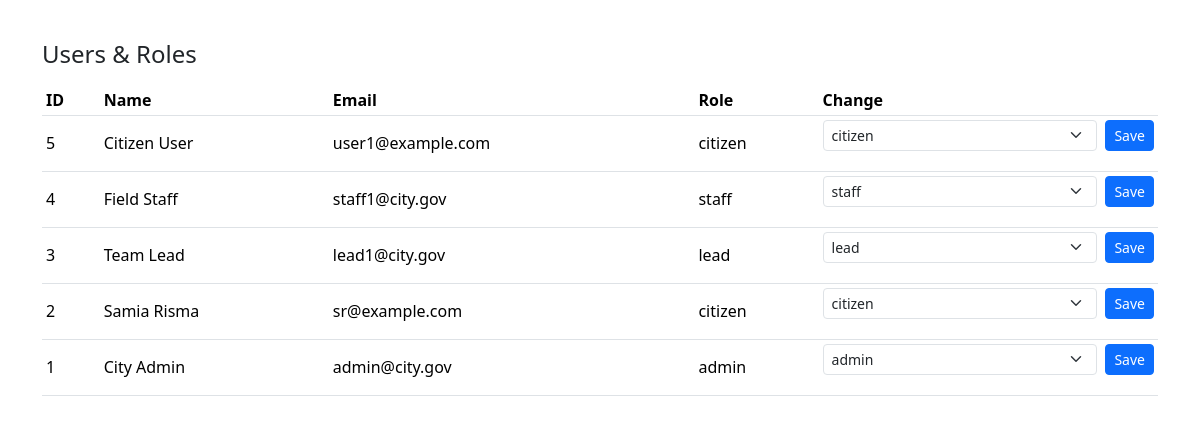
The app's page /admin/users (signed in) with its own data.
### models.py (models this page shows, shortened)
class TimestampMixin:
    created_at = db.Column(db.DateTime, default=datetime.utcnow)
    updated_at = db.Column(db.DateTime, default=datetime.utcnow, onupdate=datetime.utcnow)

class User(UserMixin, TimestampMixin, db.Model):
    id = db.Column(db.Integer, primary_key=True)
    name = db.Column(db.String(120))
    email = db.Column(db.String(120), unique=True, index=True)
    phone = db.Column(db.String(32))
    role = db.Column(db.String(20), default="citizen")  # citizen/staff/lead/admin
    password_hash = db.Column(db.String(255))

### blueprints/admin/routes.py (the view)
@bp.get("/users")
@login_required
def users():
    return render_template("admin/users.html", users=User.query.order_by(User.id.desc()).all())

### blueprints/admin/routes.py (called while the page is built)
def _admin_only():
    return current_user.is_authenticated and current_user.role == "admin"

@bp.before_request
def guard():
    if not _admin_only():
        abort(403)

### templates/admin/users.html (shortened to what this page needs)
﻿{% extends "base.html" %}
{% block content %}
<h1 class="h4 mb-3">Users & Roles</h1>
<table class="table table-sm align-middle">
  <thead><tr><th>ID</th><th>Name</th><th>Email</th><th>Role</th><th>Change</th></tr></thead>
  <tbody>
  {% for u in users %}
    <tr>
      <td>{{ u.id }}</td><td>{{ u.name }}</td><td>{{ u.email }}</td><td>{{ u.role }}</td>
      <td>
        <form method="post" action="{{ url_for('admin.set_role') }}" class="d-flex gap-2">
          <select class="form-select form-select-sm" name="role">
            {% for r in ["citizen","staff","lead","admin"] %}
              <option value="{{ r }}" {{ "selected" if u.role==r else "" }}>{{ r }}</option>
            {% endfor %}
          </select>
          <button class="btn btn-sm btn-primary">Save</button>
        </form>
      </td>
    </tr>
  {% endfor %}
  </tbody>
</table>
{% endblock %}

### records on screen
User: id "5", name "Citizen User", email "user1@example.com", role "citizen"
User: id "4", name "Field Staff", email "staff1@city.gov", role "staff"
User: id "3", name "Team Lead", email "lead1@city.gov", role "lead"
User: id "2", name "Samia Risma", email "sr@example.com", role "citizen"
User: id "1", name "City Admin", email "admin@city.gov", role "admin"

### other values on screen
form field role "citizen"
form field role "staff"
form field role "lead"
form field role "admin"
